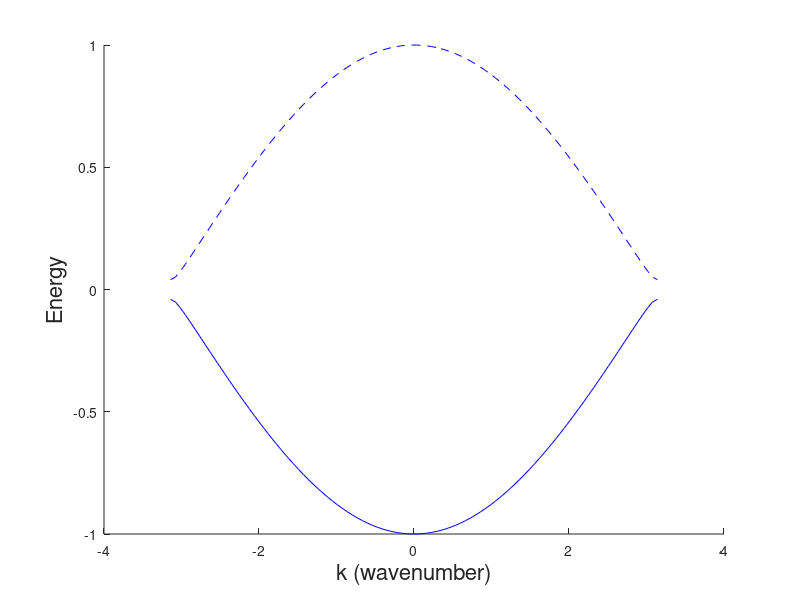

The MATLAB source for this figure:
clear;
%parameters v and w
v = 0.48;
w = 0.52;

sizep = 100;
E = zeros(sizep,1);
k = linspace(-pi,pi,sizep)';

for iter = 1:1:sizep
  E(iter) = sqrt(v*v+w*w+2*v*w*cos(k(iter))); %obtaining the energy for a periodic SSH chain
end

%plotting
figure;
hold;
plot(k,-E,'b');
plot(k,E,'b--');
xlabel('k (wavenumber)','Fontsize',16);
ylabel('Energy','Fontsize',16);

